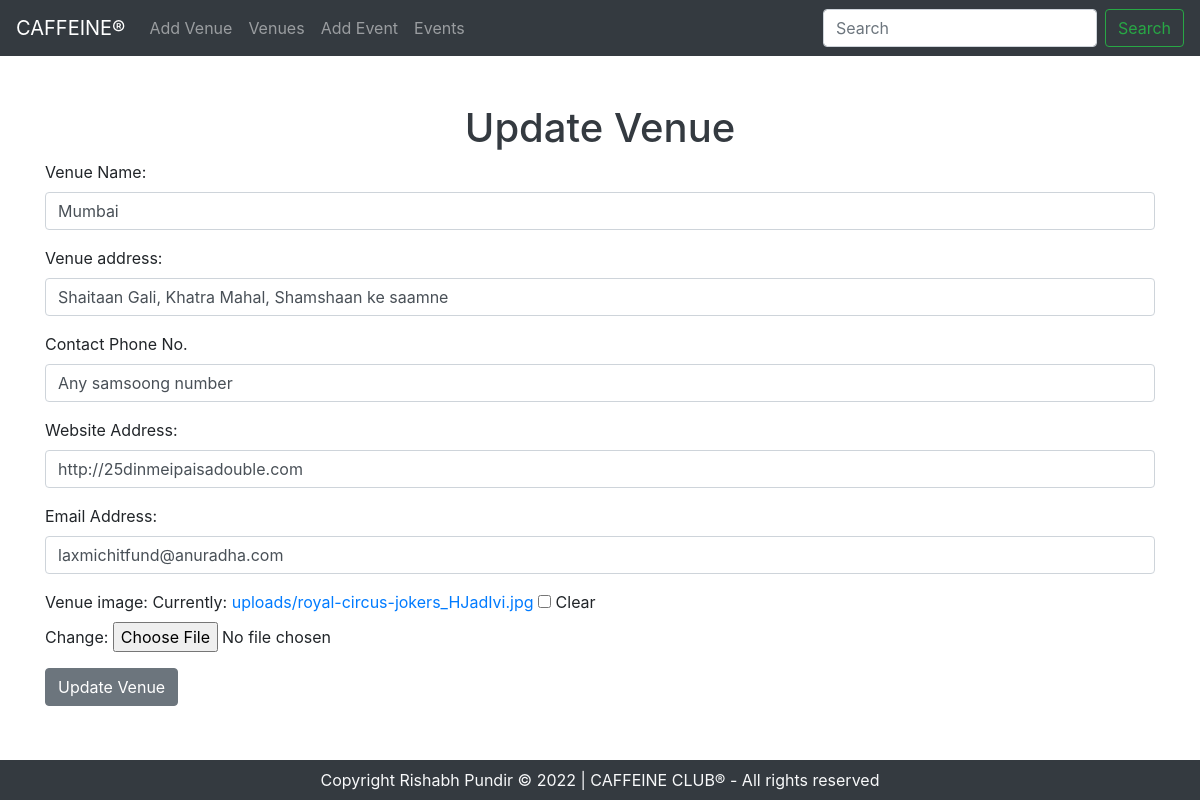
/update_venue/3, run on the app's committed database.
### CafClubApp/models.py (models this page shows, shortened)
class Venue(models.Model):
    venue_name = models.CharField('Venue Name', max_length=120)
    venue_address = models.CharField(max_length=120)
    phone = models.CharField('Contact Phone No.',max_length=120)
    web = models.URLField('Website Address', null=True, blank=True)
    email = models.EmailField('Email Address')
    venue_image = models.ImageField(upload_to="uploads/", null=True, blank=True)

### CafClubApp/views.py (the view)
# urls.py: path('update_venue/<venue_id>', views.update_venue, name='update_venue_link'),
def update_venue(request, venue_id):
    venue = Venue.objects.get(pk=venue_id)
    form = VenueForm(request.POST or None, instance=venue)
    if form.is_valid():
            form.save()
            return HttpResponseRedirect('/venues')
    return render(request, 'events/update_venue.html', context={'form':form, 'venue':venue})

### templates/events/forms.py
class VenueForm(ModelForm):
    class Meta:
        model = Venue
        fields = ("venue_name", "venue_address", "phone", "web", "email", "venue_image")
        widgets = {
            "venue_name" : forms.TextInput(attrs={'class': 'form-control'}),
            "venue_address" : forms.TextInput(attrs={'class': 'form-control'}),
            "phone" : forms.TextInput(attrs={'class': 'form-control'}),
            "web" : forms.TextInput(attrs={'class': 'form-control'}),
            "email" : forms.TextInput(attrs={'class': 'form-control'}),
        }

### templates/events/update_venue.html (shortened to what this page needs)
{% extends 'events/base.html' %}
{% block body %}
<h1 class="text-center text-dark pt-5">Update Venue</h1>
<div class="container">
    <div class="text-left">
        <div class="form-group">
            <form action="" method="post" enctype="multipart/form-data">
                {{ form.as_p }}
                <button type="submit" class="btn btn-secondary">Update Venue</button>
            </form>
        </div>
    </div>
</div>
{% endblock body %}

### data on the page
Venue: venue_name "Mumbai", venue_address "Shaitaan Gali, Khatra Mahal, Shamshaan ke saamne", phone "Any samsoong number", web "http://25dinmeipaisadouble.com", email "laxmichitfund@anuradha.com"
